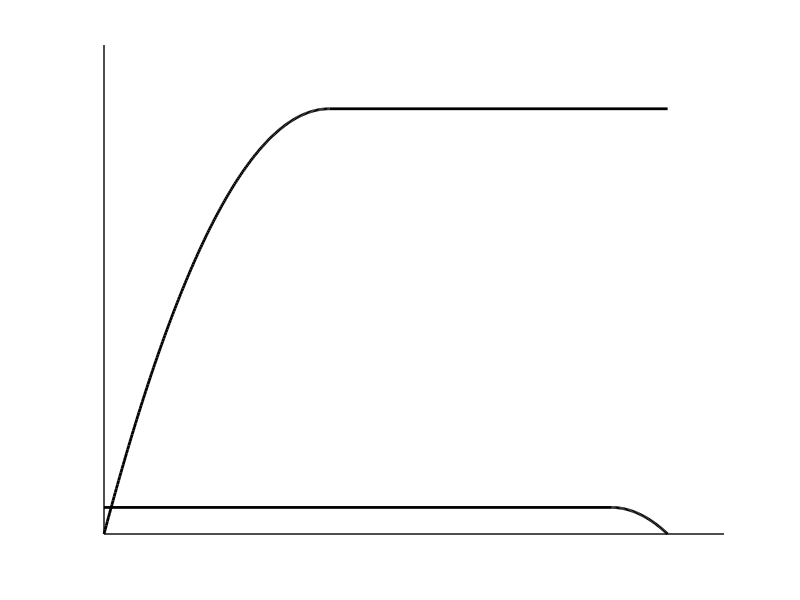
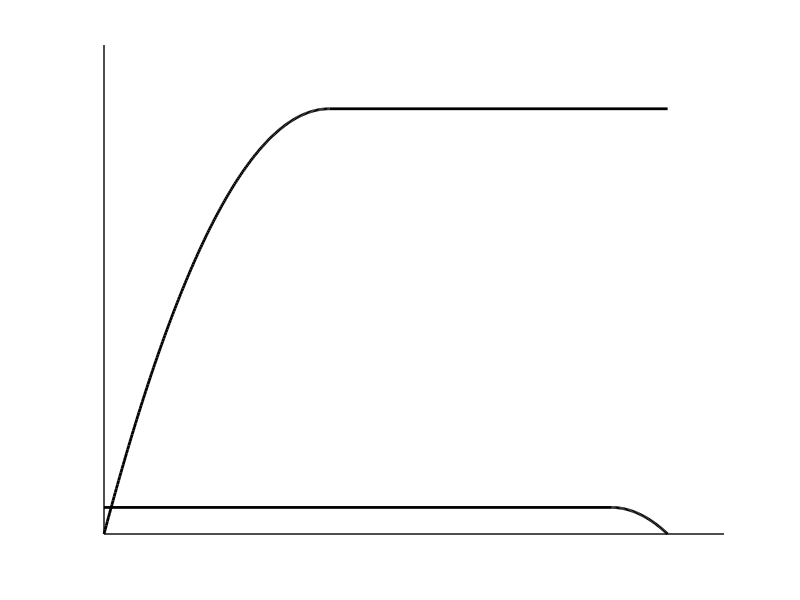

MATLAB code for these plots, in order:
#NOT gate characteristics

clf
hold on

kn=0.0002;
vt=2;

ID=@(vds,vgs) kn.*[(vgs-vt).*vds-vds.^2./2];


for vgs=[4];
vds=0:0.01:(vgs-vt);
plot(vds,ID(vds,vgs),"linewidth",2,"color","black")
IDs=ID(vgs-vt,vgs);
plot([vgs-vt,5],[IDs,IDs],"linewidth",2,"color","black")
endfor

vgs=2.5;
vds=0:0.01:(vgs-vt);
plot (5-vds,ID(vds,vgs),"linewidth",2,"color","black")
IDs=ID(vgs-vt,vgs);
plot([0,5-vgs+vt],[IDs,IDs],"linewidth",2,"color","black")


%axis
plot([0,5.5],[0,0],"linewidth",1,"color","black")
plot([0,0],[0,0.00046],"linewidth",1,"color","black")

axis([0,5.5,0,0.00046])
axis off
grid off

print -demf NOTgateCMOSHighInputCharacteristics.emf
print -deps NOTgateCMOSHighInputCharactersitics.eps
